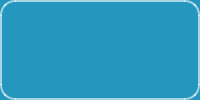
     <widget class="QWidget" name="UpperBelt" native="true">
      <property name="styleSheet">
       <string notr="true">background-color: #2596be;; border-radius:15px; border: 2px solid rgba(255,255,255,0.6);</string>
      </property>
      <layout class="QHBoxLayout" name="horizontalLayout_107">
       <item>
        <spacer name="horizontalSpacer_2">
         <property name="orientation">
          <enum>Qt::Horizontal</enum>
         </property>
         <property name="sizeHint" stdset="0">
          <size>
           <width>40</width>
           <height>20</height>
          </size>
         </property>
        </spacer>
       </item>
       <item>
        <widget class="QPushButton" name="UpperButtonMinimize">
         <property name="styleSheet">
          <string notr="true">#UpperButtonMinimize{
border: none;
}  
#UpperButtonMinimize:hover{
border-radius:5px;
background-color: lightgreen;
 border: none;} </string>
         </property>
         <property name="text">
          <string/>
         </property>
         <property name="icon">
          <iconset resource="../IconsResources.qrc">
           <normaloff>:/Icons/Icons/minus.svg</normaloff>:/Icons/Icons/minus.svg</iconset>
         </property>
        </widget>
       </item>
       <item>
        <widget class="QPushButton" name="UpperButtonMaximize">
         <property name="styleSheet">
          <string notr="true">#UpperButtonMaximize{
border: none;
} 
#UpperButtonMaximize:hover{
border-radius:5px;
background-color: yellow;
} </string>
         </property>
         <property name="text">
          <string/>
         </property>
         <property name="icon">
          <iconset resource="../IconsResources.qrc">
           <normaloff>:/Icons/Icons/maximize-2.svg</normaloff>:/Icons/Icons/maximize-2.svg</iconset>
         </property>
        </widget>
       </item>
       <item>
        <widget class="QPushButton" name="UpperButtonClose">
         <property name="styleSheet">
          <string notr="true">#UpperButtonClose{
border: none;
}
#UpperButtonClose:hover{
border-radius:5px;
background-color: red;
} </string>
         </property>
         <property name="text">
          <string/>
         </property>
         <property name="icon">
          <iconset resource="../IconsResources.qrc">
           <normaloff>:/Icons/Icons/x.svg</normaloff>:/Icons/Icons/x.svg</iconset>
         </property>
        </widget>
       </item>
      </layout>
     </widget>
